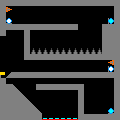

Rendered tile map (Tiled .tmx) drawn with the repository's tilesets; below, a short description and the map source with its tile grids summarised:
An orthogonal 20x20 tile map with 6x6 px tiles, 1 tile layer (Room 3), 19 hidden layers not drawn.

<map version="1.5" tiledversion="1.6.0" orientation="orthogonal" renderorder="right-down" width="20" height="20" tilewidth="6" tileheight="6" infinite="0" nextlayerid="23" nextobjectid="1">
 <editorsettings>
  <export target="../roomTemplates.json" format="json" />
 </editorsettings>
 <tileset firstgid="1" name="Obstacles" tilewidth="6" tileheight="6" tilecount="10" columns="5">
  <image source="../puzzle platform tileset image.png" trans="ff00ff" width="30" height="12" />
 </tileset>
 <layer id="1" name="Room 0" width="20" height="20" visible="0">
  <data>[400 cells, 188 non-empty, 8 distinct tile ids]</data>
 </layer>
 <layer id="10" name="Room 1" width="20" height="20" visible="0">
  <data>[400 cells, 12 non-empty, 1 distinct tile ids]</data>
 </layer>
 <layer id="5" name="Room 2" width="20" height="20" visible="0">
  <data>[400 cells, 171 non-empty, 8 distinct tile ids]</data>
 </layer>
 <layer id="6" name="Room 3" width="20" height="20">
  <data>[400 cells, 179 non-empty, 8 distinct tile ids]</data>
 </layer>
 <layer id="7" name="Room 4" width="20" height="20" visible="0">
  <data>[400 cells, 138 non-empty, 8 distinct tile ids]</data>
 </layer>
 <layer id="8" name="Room 5" width="20" height="20" visible="0">
  <data>[400 cells, 105 non-empty, 5 distinct tile ids]</data>
 </layer>
 <layer id="9" name="Room 6" width="20" height="20" visible="0">
  <data>[400 cells, 179 non-empty, 6 distinct tile ids]</data>
 </layer>
 <layer id="4" name="Room 7" width="20" height="20" visible="0">
  <data>[400 cells, 118 non-empty, 5 distinct tile ids]</data>
 </layer>
 <layer id="11" name="Room 8" width="20" height="20" visible="0">
  <data>[400 cells, 144 non-empty, 5 distinct tile ids]</data>
 </layer>
 <layer id="12" name="Room 9" width="20" height="20" visible="0">
  <data>[400 cells, 141 non-empty, 8 distinct tile ids]</data>
 </layer>
 <layer id="13" name="Room 10" width="20" height="20" visible="0">
  <data>[400 cells, 113 non-empty, 6 distinct tile ids]</data>
 </layer>
 <layer id="14" name="Room 11" width="20" height="20" visible="0">
  <data>[400 cells, 148 non-empty, 3 distinct tile ids]</data>
 </layer>
 <layer id="15" name="Room 12" width="20" height="20" visible="0">
  <data>[400 cells, 192 non-empty, 6 distinct tile ids]</data>
 </layer>
 <layer id="16" name="Room 13" width="20" height="20" visible="0">
  <data>[400 cells, 160 non-empty, 5 distinct tile ids]</data>
 </layer>
 <layer id="17" name="Room 14" width="20" height="20" visible="0">
  <data>[400 cells, 167 non-empty, 8 distinct tile ids]</data>
 </layer>
 <layer id="18" name="Room 15" width="20" height="20" visible="0">
  <data>[400 cells, 148 non-empty, 8 distinct tile ids]</data>
 </layer>
 <layer id="19" name="Room 16" width="20" height="20" visible="0">
  <data>[400 cells, 233 non-empty, 4 distinct tile ids]</data>
 </layer>
 <layer id="20" name="Room 17" width="20" height="20" visible="0">
  <data>[400 cells, 106 non-empty, 6 distinct tile ids]</data>
 </layer>
 <layer id="21" name="Room 18" width="20" height="20" visible="0">
  <data>[400 cells, 112 non-empty, 5 distinct tile ids]</data>
 </layer>
 <layer id="22" name="Room 19" width="20" height="20" visible="0">
  <data>[400 cells, 135 non-empty, 9 distinct tile ids]</data>
 </layer>
</map>